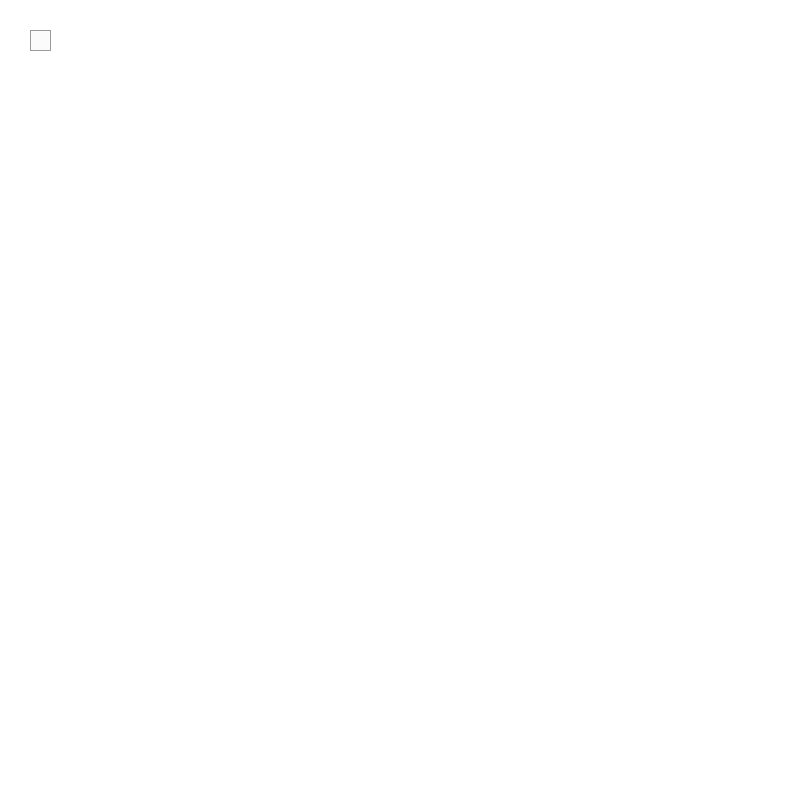
Frame 1 (no input)
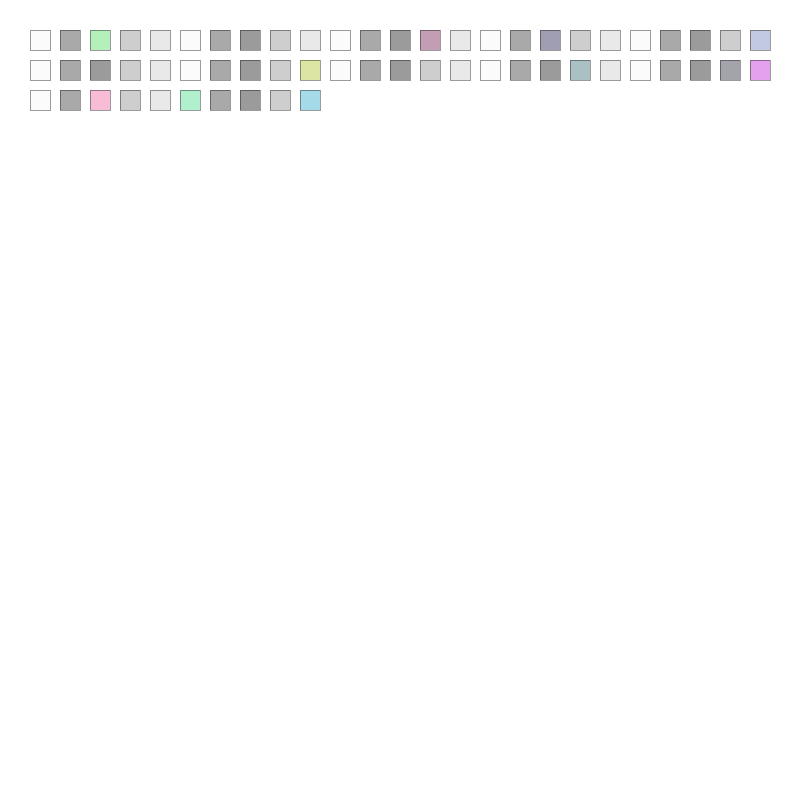
Frame 60 (the mouse pressed at the canvas centre just before this capture)
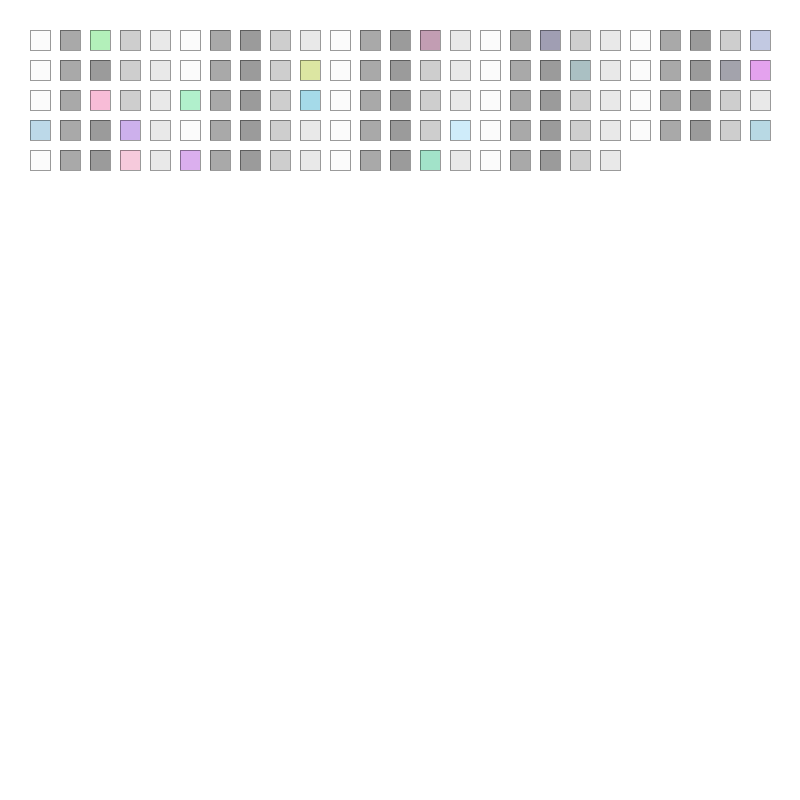
Frame 120 (the mouse held since frame 60 and released just before this capture)

The Processing sketch that drew these frames (run headless with seeded random() and noise(); from frame 60 on, the mouse is pressed at the canvas centre):

// Processing sketch: processing_110340
// ── processing_110340.pde

int counterX = 0;
int counterY = 0;
float[] colorOptions = {244, 35, 0, 130, 200};
void setup(){  
    size(800,800);
    background(255,255,255,100);
    stroke(0,0,0,100);
    strokeWeight(1); 
} 
void draw(){
    int counterInt = (counterX / 30); 
    float randomizer = random(100);
    
    fill(colorOptions[counterInt % 5], colorOptions[counterInt % 5], colorOptions[counterInt % 5], 100);
    if (randomizer > 80){fill(random(255),random(255),random(255),100);}
    rect(counterX + 30, counterY + 30, 20, 20);     
    counterX += 30;
    if ((counterX + 60) > width){
       counterY += 30;
       counterX = 0;
}
    if (counterX == 0 && counterY + 60 > height){
       noLoop();
    }
}
